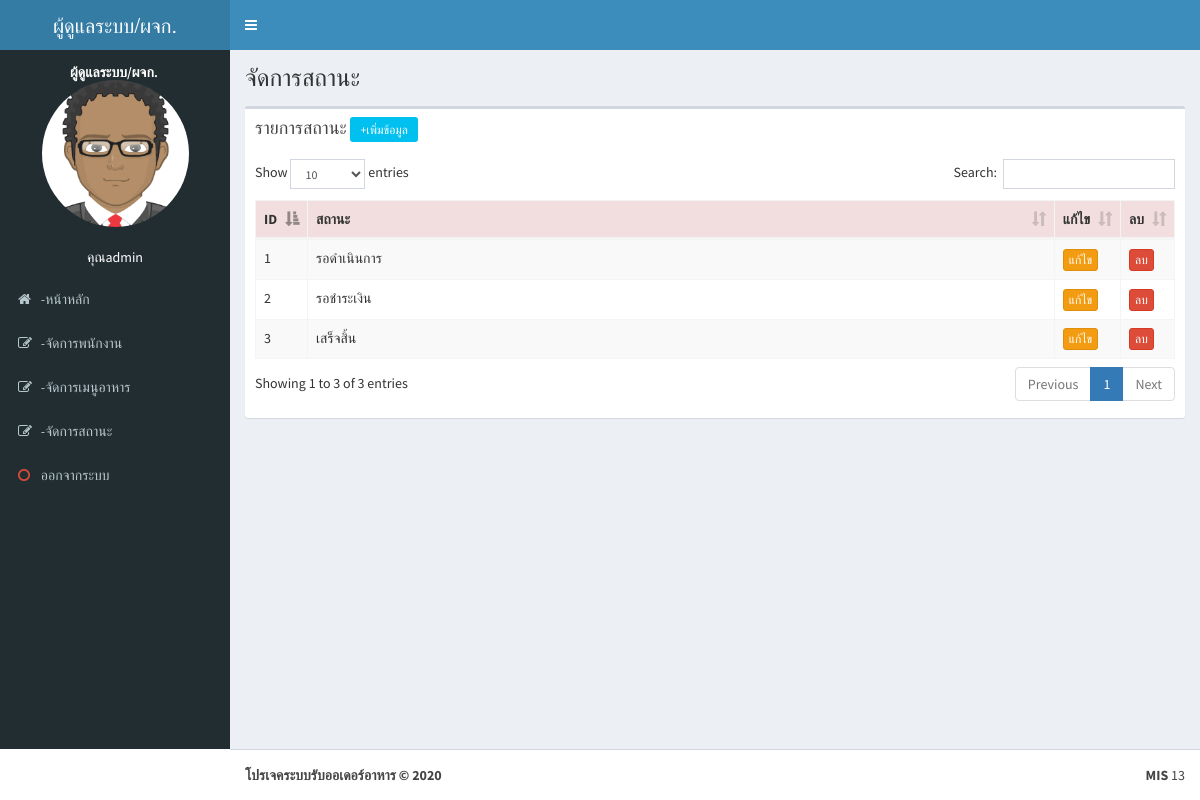
Page /admin/status.php (signed in) on the committed database.
### tables this page shows
CREATE TABLE `tbl_member` (
  `m_id` int(11) NOT NULL,
  `m_username` varchar(50) NOT NULL,
  `m_password` varchar(50) NOT NULL,
  `m_firstname` varchar(50) NOT NULL,
  `m_name` varchar(100) NOT NULL,
  `m_lastname` varchar(100) NOT NULL,
  `m_img` varchar(100) DEFAULT NULL,
  `m_address` varchar(255) NOT NULL,
  `m_phone` varchar(20) NOT NULL,
  `m_email` varchar(50) NOT NULL,
  `m_level` varchar(10) NOT NULL,
  `m_datesave` timestamp NOT NULL DEFAULT current_timestamp()
);

CREATE TABLE `tbl_status` (
  `s_id` int(11) NOT NULL,
  `s_name` varchar(100) NOT NULL
);

### admin/status_list.php (the view, shortened to what this page needs)
<?php
include('../condb.php');
$query = "SELECT * FROM tbl_status ORDER BY s_id DESC" or die("Error:" . mysqli_error());
$result = mysqli_query($con, $query);
echo ' <table id="example1" class="table table-bordered table-striped">';
  echo "<thead>";
    echo "<tr class='danger'>
      <th width='5%'>ID</th>
      <th>สถานะ</th>
      <th width='5%'>แก้ไข</th>
      <th width='5%'>ลบ</th>
    </tr>";
  echo "</thead>";
  while($row = mysqli_fetch_array($result)) {
  echo "<tr>";
    echo "<td>" .$row["s_id"] .  "</td> ";
    echo "<td>" .$row["s_name"] .  "</td> ";
    echo "<td><a href='status.php?act=edit&ID=$row[0]' class='btn btn-warning btn-xs'>แก้ไข</a></td> ";
    echo "<td><a href='status_del_db.php?ID=$row[0]' onclick=\"return confirm('Do you want to delete this record? !!!')\" class='btn btn-danger btn-xs'>ลบ</a></td> ";
  echo "</tr>";
  }
echo "</table>";
?>

### admin/menu_left.php
<aside class="main-sidebar">
  <section class="sidebar">
    <div class="user-panel">
      <div class="pull-left image">
        <br/>
        <center>
        <img src="../people_img/<?php echo $m_img;?>" class="img-circle" width="70%">
        <br><br>
        <font color="#fff">
        คุณ<?php echo $m_name;?>
        </font>
        <br>
      </center>
      </div>
      <div class="pull-left info">
        <p>ผู้ดูแลระบบ/ผจก.</p>
      </div>
    </div>
    <ul class="sidebar-menu" data-widget="tree">
      <li>
        <a href="index.php">
          <i class="fa fa-home"></i>
          <span> -หน้าหลัก</span>
        </a>
      </li>
      <li>
        <a href="emp.php">
          <i class="fa fa-edit"></i>
          <span> -จัดการพนักงาน</span>
        </a>
      </li>
       <li>
        <a href="food.php">
          <i class="fa fa-edit"></i>
          <span> -จัดการเมนูอาหาร</span>
        </a>
      </li>
      <li>
        <a href="status.php">
          <i class="fa fa-edit"></i>
          <span> -จัดการสถานะ</span>
        </a>
      </li>
      <li><a href="../logout.php" onclick="return confirm('ย้นยันการออกจากระบบ');"><i class="fa fa-circle-o text-red"></i> <span>ออกจากระบบ</span></a></li>
    </section>
  </aside>

### rows in the picture
tbl_member: m_img (picture), m_name "admin"
tbl_status: s_id "3", s_name "เสร็จสิ้น"
tbl_status: s_id "2", s_name "รอชำระเงิน"
tbl_status: s_id "1", s_name "รอดำเนินการ"
